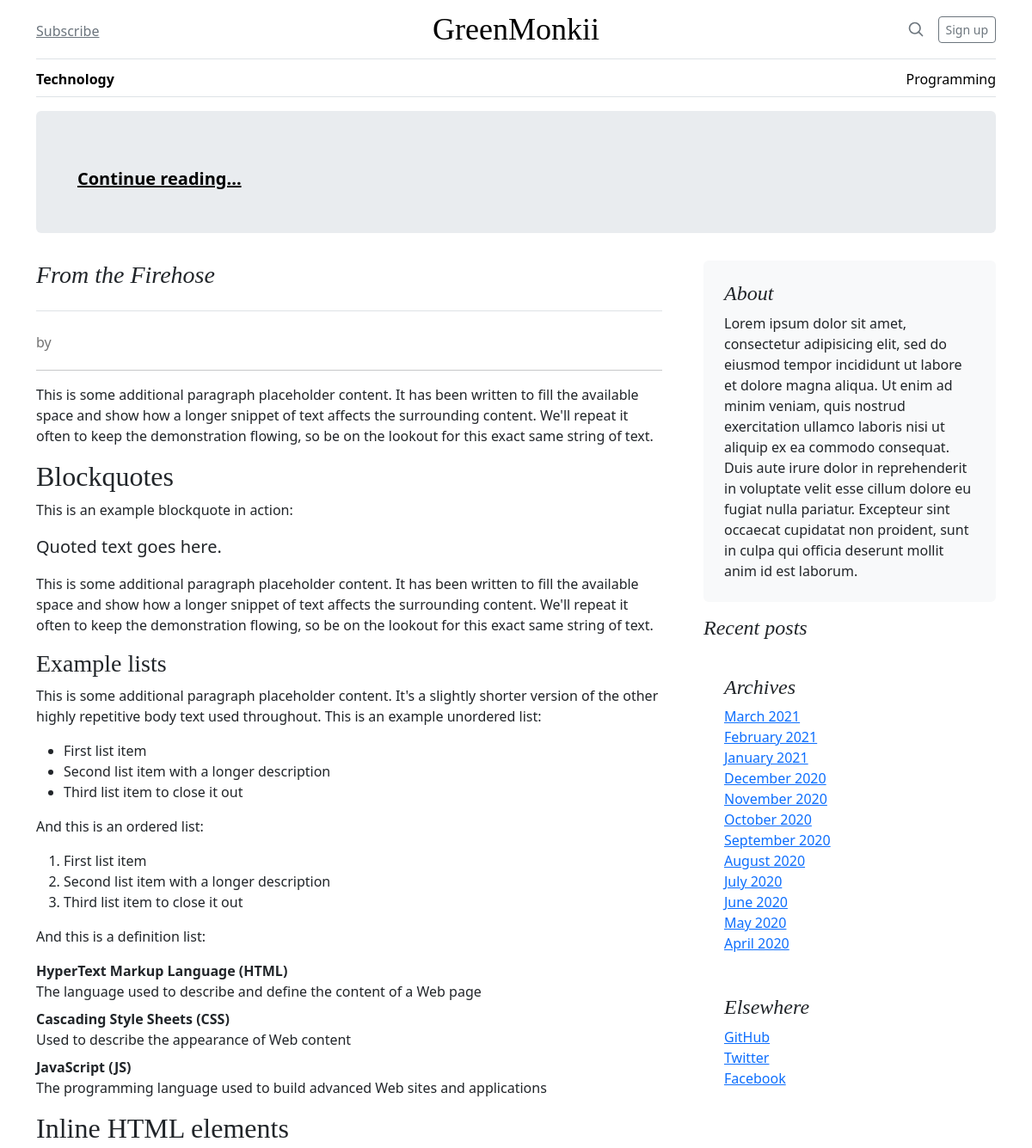
The page /?cg=Technology (upper part) on the database as committed earlier.
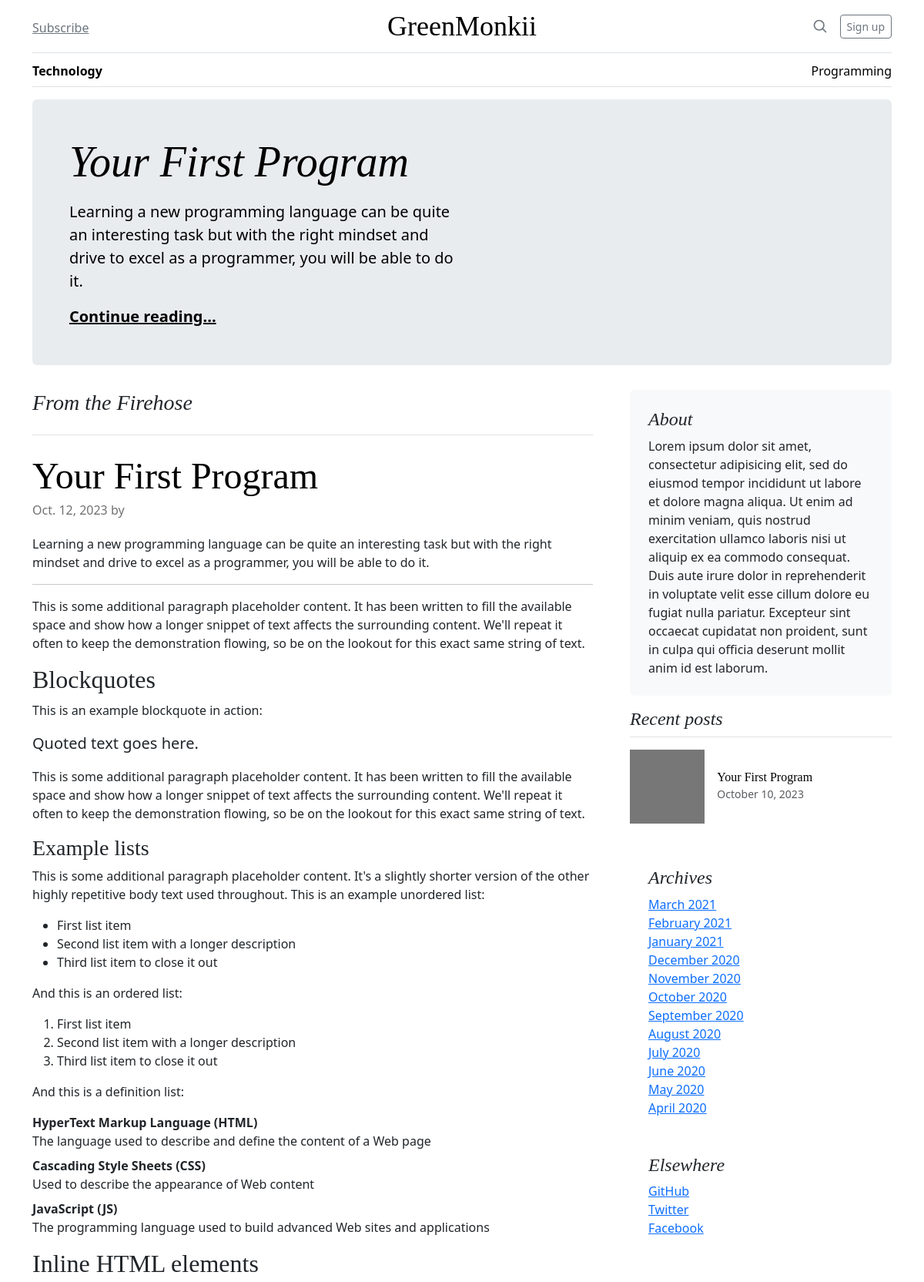
The same page on the database as committed later.
### Blog/models.py (models this page shows, shortened)
class Category(models.Model):
    name = models.CharField(max_length=255, blank=False, unique=True)
    slug = models.SlugField(unique=True)
    def __str__(self) -> str:
        return self.name
    class Meta:
        verbose_name_plural = "Categories"

class Post(models.Model):
    title = models.CharField(max_length=1024, blank=False)
    post = models.TextField(blank=False)
    slug = models.SlugField(unique=True)
    writer = models.ForeignKey(to=Writer, on_delete=models.PROTECT, null=True, related_name="Posts")
    image_url = models.URLField(blank=True)
    creation_date = models.DateTimeField(auto_now_add=True)
    modified_date = models.DateTimeField(auto_now=True)
    categories = models.ManyToManyField(Category, related_name="posts")

### Blog/views.py (the view)
# urls.py: path("", index, name="index")
@require_GET
def index(request):
    category = request.GET.get("cg")
    print(category)
    categories = Category.objects.all()
    posts = Post.objects.all().order_by("creation_date") if not category else categories.get(
        name=category).posts.order_by("creation_date")
    title = r"GreenMonkii"
    return render(request, "blog/index.html", {"posts": posts, "title": title, "categories": categories, "cg": category})

### Blog/templates/blog/index.html (shortened to what the changed rows need)
{% load static %}
<!doctype html>
<html lang="en" data-bs-theme="auto">
<head>
  <link rel="stylesheet" href="https://cdn.jsdelivr.net/npm/@docsearch/css@3">
  <link href="{% static 'blog/css/bootstrap.min.css' %}" rel="stylesheet">
  <link href="{% static 'blog/css/blog.css' %}" rel="stylesheet">
</head>
<body>
  <div class="container">
    <div class="nav-scroller py-1 mb-3 border-bottom">
      <nav class="nav nav-underline justify-content-between">
        {% for category in categories %}
        {% if category.name == cg %}
        <a class="nav-item nav-link link-body-emphasis active" href="/?cg={{category.name}}">{{category}}</a>
        {% else %}
        <a class="nav-item nav-link link-body-emphasis" href="/?cg={{category.name}}">{{category}}</a>
        {% endif %}
        {% endfor %}
      </nav>
    </div>
  </div>
  <main class="container">
    <div class="p-4 p-md-5 mb-4 rounded text-body-emphasis bg-body-secondary">
      <div class="col-lg-6 px-0">
        {% with first_post=posts.0 %}
        <h1 class="display-4 fst-italic">{{ first_post.title }}</h1>
        <p class="lead my-3">{{ first_post.post | striptags }}</p>
        <p class="lead mb-0"><a href="" class="text-body-emphasis fw-bold">Continue reading...</a></p>
        {% endwith %}
      </div>
    </div>
    <div class="row g-5">
      <div class="col-md-8">
        {% with main_post=posts.first %}
        <article class="blog-post">
          <h2 class="display-5 link-body-emphasis mb-1">{{main_post.title}}</h2>
          <p class="blog-post-meta">{{main_post.creation_date.date}} by
          </p>
          <p>{{main_post.post|safe}}</p>
          <hr>
          <p>This is some additional paragraph placeholder content. It has been written to fill the available space and
            show how a longer snippet of text affects the surrounding content. We'll repeat it often to keep the
            demonstration flowing, so be on the lookout for this exact same string of text.</p>
          <h2>Blockquotes</h2>
          <p>This is an example blockquote in action:</p>
          <blockquote class="blockquote">
            <p>Quoted text goes here.</p>
          </blockquote>
          <p>This is some additional paragraph placeholder content. It has been written to fill the available space and
            show how a longer snippet of text affects the surrounding content. We'll repeat it often to keep the
            demonstration flowing, so be on the lookout for this exact same string of text.</p>
          <h3>Example lists</h3>
          <p>This is some additional paragraph placeholder content. It's a slightly shorter version of the other highly
            repetitive body text used throughout. This is an example unordered list:</p>
          <ul>
            <li>First list item</li>
            <li>Second list item with a longer description</li>
            <li>Third list item to close it out</li>
          </ul>
          <p>And this is an ordered list:</p>
          <ol>
            <li>First list item</li>
            <li>Second list item with a longer description</li>
            <li>Third list item to close it out</li>
          </ol>
          <p>And this is a definition list:</p>
          <dl>
            <dt>HyperText Markup Language (HTML)</dt>
            <dd>The language used to describe and define the content of a Web page</dd>
            <dt>Cascading Style Sheets (CSS)</dt>
            <dd>Used to describe the appearance of Web content</dd>
            <dt>JavaScript (JS)</dt>
            <dd>The programming language used to build advanced Web sites and applications</dd>
          </dl>
          <h2>Inline HTML elements</h2>
        </article>
        {% endwith %}
      </div>
      <div class="col-md-4">
        <div class="position-sticky" style="top: 2rem;">
          <div>
            <ul class="list-unstyled">
              {% for post in posts %}
              <li>
                <a class="d-flex flex-column flex-lg-row gap-3 align-items-start align-items-lg-center py-3 link-body-emphasis text-decoration-none border-top"
                  href="#">
                  <svg class="bd-placeholder-img" width="100%" height="96" xmlns="http://www.w3.org/2000/svg"
                    aria-hidden="true" preserveAspectRatio="xMidYMid slice" focusable="false">
                    <rect width="100%" height="100%" fill="#777" />
                  </svg>
                  <div class="col-lg-8">
                    <h6 class="mb-0">{{post.title|truncatewords:3}}</h6>
                    <small class="text-body-secondary">{{post.creation_date|date:"F n, Y"}}</small>
                  </div>
                </a>
              </li>
              {% endfor %}
            </ul>
          </div>
        </div>
      </div>
    </div>
  </main>
</body>
</html>

Rows that differ between the two databases and show on the page:
now on this page (row edited): Post: title "Your First Program", post "Learning a new programming language can be quite an interesting task but with the right mindset and drive to excel as a programmer, you will be able to do it.", creation_date "Oct. 12, 2023", creation_date "October 10, 2023"
